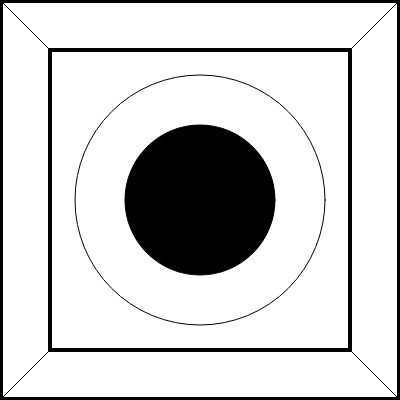
Frame 1 (no input)
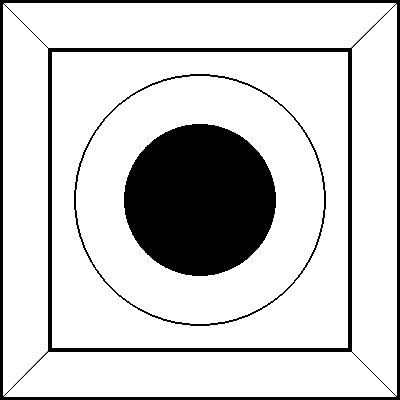
Frame 60 (no input)
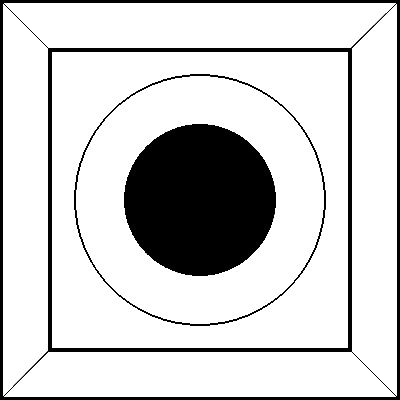
Frame 120 (the mouse pressed at the canvas centre since frame 60)

The p5.js sketch that drew these frames (run headless with seeded random() and noise() and a simulated clock; from frame 60 on, the mouse is pressed at the canvas centre):

// p5.js sketch
// ── sketch.js
//eye by eer 8/1/19
//demonstrates using shapes to draw a static picture

function setup() {
  createCanvas(400, 400);
  background(255);

}

function draw() {
  
  //eye
  strokeWeight(1);
  fill(0);
  ellipse(width / 2, height / 2, 150, 150);
  noFill();
  ellipse(width / 2, height / 2, 250, 250);
  rectMode(CENTER);
  
  //frame
  strokeWeight(4);
  rect(width / 2, height / 2, 300, 300);
  rect(width / 2, height / 2, 398, 398);
  
  strokeWeight(1);
  line(0, 0, 50, 50);
  line(350, 50, 400, 0);
  line(0, 400, 50, 350);
  line(350, 350, 400, 400);

}
